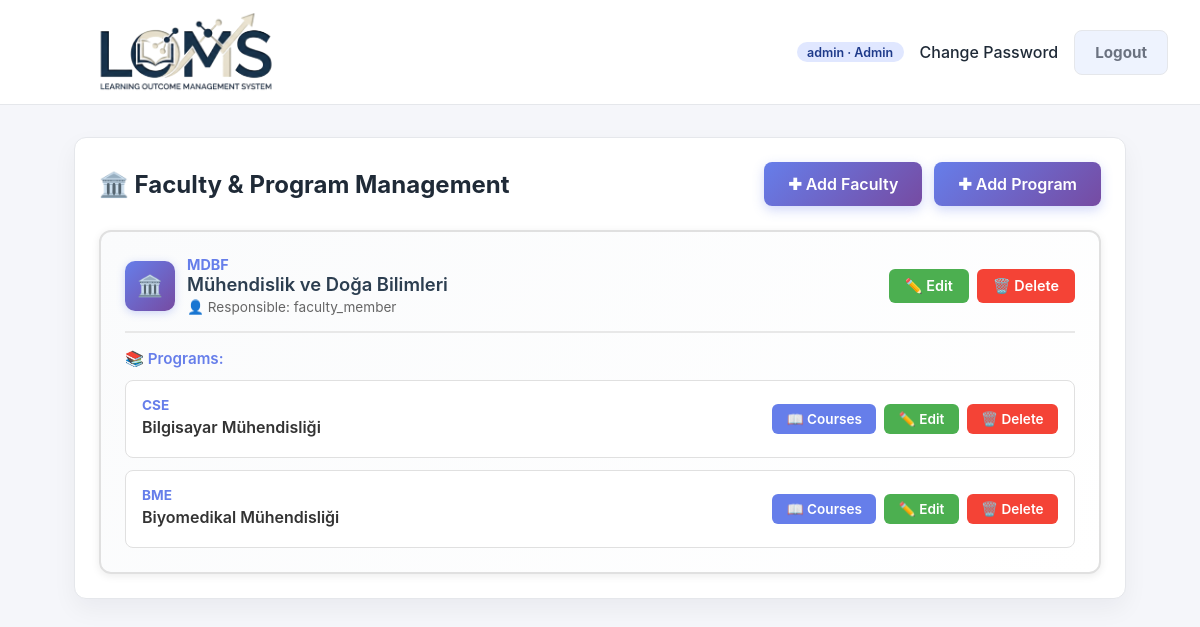
Page /org/ (signed in) on the committed database.
### accounts/models.py (models this page shows, shortened)
class CustomUser(AbstractUser):
    class Role(models.TextChoices):
        ADMIN = "ADMIN", "Admin"
        STUDENT_AFFAIRS = "STUDENT_AFFAIRS", "Student Affairs"
        FACULTY_MEMBER = "FACULTY_MEMBER", "Faculty Member"
        LECTURER = "LECTURER", "Lecturer"
        STUDENT = "STUDENT", "Student"
    role = models.CharField(
        max_length=32,
        choices=Role.choices,
        default=Role.STUDENT,
    )
    student_grade = models.PositiveSmallIntegerField(
        null=True,
        blank=True,
        help_text="Student grade / academic year (1-4).",
    )
    student_faculty = models.ForeignKey(
        "organizations.Faculty",
        null=True,
        blank=True,
        on_delete=models.SET_NULL,
        related_name="students",
        help_text="Faculty the student is enrolled in.",
    )
    student_program = models.ForeignKey(
        "organizations.Program",
        null=True,
        blank=True,
        on_delete=models.SET_NULL,
        related_name="students",
        help_text="Program the student belongs to.",
    )
    faculty_member_faculty = models.ForeignKey(
        "organizations.Faculty",
        null=True,
        blank=True,
        on_delete=models.SET_NULL,
        related_name="faculty_members",
        help_text="Faculty this faculty member is responsible for.",
    )
    lecturer_programs = models.ManyToManyField(
        "organizations.Program",
        blank=True,
        related_name="lecturers",
        help_text="Programs assigned to this lecturer.",
    )
    lecturer_courses = models.ManyToManyField(
        "courses.Course",
        blank=True,
        related_name="lecturers",
        help_text="Courses assigned to this lecturer.",
    )
    phone = models.CharField(
        max_length=20,
        blank=True,
        null=True,
    )
    student_number = models.CharField(
        max_length=32,
        null=True,
        blank=True,
        help_text="Official student identification number.",
    )
    must_change_password = models.BooleanField(
        default=False,
        help_text="User must update password after logging in with the initial credentials.",
    )
    objects = CustomUserManager()
    @property
    def is_admin(self):
        return self.role == self.Role.ADMIN and self.is_superuser
    @property
    def is_student_affairs(self):
        return self.role == self.Role.STUDENT_AFFAIRS
    @property
    def is_faculty_member(self):
        return self.role == self.Role.FACULTY_MEMBER
    @property
    def is_lecturer(self):
        return self.role == self.Role.LECTURER
    @property
    def is_student(self):
        return self.role == self.Role.STUDENT

### organizations/models.py (models this page shows, shortened)
class Faculty(models.Model):
    name = models.CharField(max_length=255)
    code = models.CharField(max_length=50, unique=True)
    description = models.TextField(
        blank=True,
        help_text="Optional faculty description.",
    )
    responsible = models.ForeignKey(
        settings.AUTH_USER_MODEL,
        null=True,
        blank=True,
        on_delete=models.SET_NULL,
        related_name="responsible_faculties",
        help_text="Responsible faculty member for this faculty.",
    )

class Program(models.Model):
    name = models.CharField(max_length=255)
    code = models.CharField(max_length=50, unique=True)
    faculty = models.ForeignKey(
        Faculty,
        on_delete=models.CASCADE,
        related_name="programs",
    )
    description = models.TextField(
        blank=True,
        help_text="Optional program description.",
    )
    coordinator = models.ForeignKey(
        settings.AUTH_USER_MODEL,
        null=True,
        blank=True,
        on_delete=models.SET_NULL,
        related_name="coordinated_programs",
        help_text="Program coordinator (optional).",
    )

### organizations/views.py (the view)
# urls.py: path("", faculty_program_list, name="faculty_program_list"),  # Student Affairs paneli
@role_required(CustomUser.Role.STUDENT_AFFAIRS)
def faculty_program_list(request):
    faculties = Faculty.objects.prefetch_related("programs").all()
    faculty_form = FacultyForm()
    if request.method == "POST":
        faculty_form = FacultyForm(request.POST)
        if faculty_form.is_valid():
            faculty_form.save()
            return redirect("organizations:faculty_program_list")
    context = {
        "faculties": faculties,
        "faculty_form": faculty_form,
    }
    return render(request, "organizations/faculty_program_list.html", context)

### templates/organizations/faculty_program_list.html (shortened to what this page needs)
{% extends "base.html" %}
{% block content %}
<section class="card">
    <div style="display: flex; justify-content: space-between; align-items: center; flex-wrap: wrap; gap: 1rem; margin-bottom: 1.5rem;">
        <h2 class="page-title" style="margin: 0;">🏛️ Faculty & Program Management</h2>
        <div style="display: flex; gap: 0.75rem;">
            <a href="{% url 'organizations:faculty_create' %}"
               style="background: linear-gradient(135deg, #667eea 0%, #764ba2 100%); color: white; padding: 0.75rem 1.5rem; border-radius: 8px; text-decoration: none; font-weight: 600; box-shadow: 0 4px 12px rgba(102, 126, 234, 0.3); transition: all 0.3s ease; display: inline-block;"
               onmouseover="this.style.transform='translateY(-2px)'; this.style.boxShadow='0 6px 16px rgba(102, 126, 234, 0.4)';"
               onmouseout="this.style.transform='translateY(0)'; this.style.boxShadow='0 4px 12px rgba(102, 126, 234, 0.3)';">
                ✚ Add Faculty
            </a>
            <a href="{% url 'organizations:program_create' %}"
               style="background: linear-gradient(135deg, #667eea 0%, #764ba2 100%); color: white; padding: 0.75rem 1.5rem; border-radius: 8px; text-decoration: none; font-weight: 600; box-shadow: 0 4px 12px rgba(102, 126, 234, 0.3); transition: all 0.3s ease; display: inline-block;"
               onmouseover="this.style.transform='translateY(-2px)'; this.style.boxShadow='0 6px 16px rgba(102, 126, 234, 0.4)';"
               onmouseout="this.style.transform='translateY(0)'; this.style.boxShadow='0 4px 12px rgba(102, 126, 234, 0.3)';">
                ✚ Add Program
            </a>
        </div>
    </div>
    {% if faculties %}
        <div style="display: grid; gap: 1.5rem;">
            {% for faculty in faculties %}
                <div style="border: 2px solid #e0e0e0; border-radius: 12px; padding: 1.5rem; background: linear-gradient(135deg, #fafbfc 0%, #ffffff 100%); box-shadow: 0 2px 8px rgba(0,0,0,0.08); transition: all 0.3s ease;"
                     onmouseover="this.style.boxShadow='0 4px 12px rgba(0,0,0,0.12)'; this.style.borderColor='#667eea';"
                     onmouseout="this.style.boxShadow='0 2px 8px rgba(0,0,0,0.08)'; this.style.borderColor='#e0e0e0';">
                    <div style="display: flex; justify-content: space-between; align-items: center; flex-wrap: wrap; gap: 1rem; margin-bottom: 1rem;">
                        <div style="display: flex; align-items: center; gap: 0.75rem;">
                            <div style="width: 50px; height: 50px; background: linear-gradient(135deg, #667eea 0%, #764ba2 100%); border-radius: 10px; display: flex; align-items: center; justify-content: center; color: white; font-size: 1.3rem; box-shadow: 0 2px 8px rgba(102, 126, 234, 0.3);">
                                🏛️
                            </div>
                            <div>
                                <div style="font-weight: 700; color: #667eea; font-size: 0.9rem;">{{ faculty.code }}</div>
                                <div style="font-weight: 600; color: #2c3e50; font-size: 1.15rem;">{{ faculty.name }}</div>
                                {% if faculty.responsible %}
                                <div style="color: #666; font-size: 0.85rem; margin-top: 0.25rem;">👤 Responsible: {{ faculty.responsible.username }}</div>
                                {% endif %}
                            </div>
                        </div>
                        <div style="display: flex; gap: 0.5rem;">
                            <a href="{% url 'organizations:faculty_edit' faculty.id %}"
                               style="background: #4CAF50; color: white; padding: 0.5rem 1rem; border-radius: 6px; text-decoration: none; font-weight: 600; font-size: 0.9rem; transition: all 0.3s ease;"
                               onmouseover="this.style.background='#45a049';"
                               onmouseout="this.style.background='#4CAF50';">
                                ✏️ Edit
                            </a>
                            <a href="{% url 'organizations:faculty_delete' faculty.id %}"
                               style="background: #f44336; color: white; padding: 0.5rem 1rem; border-radius: 6px; text-decoration: none; font-weight: 600; font-size: 0.9rem; transition: all 0.3s ease;"
                               onmouseover="this.style.background='#da190b';"
                               onmouseout="this.style.background='#f44336';">
                                🗑️ Delete
                            </a>
                        </div>
                    </div>
                    {% if faculty.programs.all %}
                    <div style="margin-top: 1rem; padding-top: 1rem; border-top: 2px solid #e8e8e8;">
                        <div style="font-weight: 600; color: #667eea; margin-bottom: 0.75rem; font-size: 0.95rem;">📚 Programs:</div>
                        <div style="display: grid; gap: 0.75rem;">
                            {% for program in faculty.programs.all %}
                                <div style="border: 1px solid #e0e0e0; border-radius: 8px; padding: 1rem; background: #ffffff; transition: all 0.3s ease;"
                                     onmouseover="this.style.borderColor='#667eea'; this.style.background='#f8f9ff';"
                                     onmouseout="this.style.borderColor='#e0e0e0'; this.style.background='#ffffff';">
                                    <div style="display: flex; justify-content: space-between; align-items: center; flex-wrap: wrap; gap: 0.75rem;">
                                        <div style="flex: 1;">
                                            <div style="font-weight: 700; color: #667eea; font-size: 0.85rem;">{{ program.code }}</div>
                                            <div style="font-weight: 600; color: #333; font-size: 1rem; margin: 0.25rem 0;">{{ program.name }}</div>
                                        </div>
                                        <div style="display: flex; gap: 0.5rem; flex-wrap: wrap;">
                                            <a href="{% url 'courses:course_list' %}?program={{ program.id }}"
                                               style="background: #667eea; color: white; padding: 0.45rem 0.9rem; border-radius: 6px; text-decoration: none; font-weight: 600; font-size: 0.85rem; transition: all 0.3s ease;"
                                               onmouseover="this.style.background='#5568d3';"
                                               onmouseout="this.style.background='#667eea';">
                                                📖 Courses
                                            </a>
                                            <a href="{% url 'organizations:program_edit' program.id %}"
                                               style="background: #4CAF50; color: white; padding: 0.45rem 0.9rem; border-radius: 6px; text-decoration: none; font-weight: 600; font-size: 0.85rem; transition: all 0.3s ease;"
                                               onmouseover="this.style.background='#45a049';"
                                               onmouseout="this.style.background='#4CAF50';">
                                                ✏️ Edit
                                            </a>
                                            <a href="{% url 'organizations:program_delete' program.id %}"
                                               style="background: #f44336; color: white; padding: 0.45rem 0.9rem; border-radius: 6px; text-decoration: none; font-weight: 600; font-size: 0.85rem; transition: all 0.3s ease;"
                                               onmouseover="this.style.background='#da190b';"
                                               onmouseout="this.style.background='#f44336';">
                                                🗑️ Delete
                                            </a>
                                        </div>
                                    </div>
                                </div>
                            {% endfor %}
                        </div>
                    </div>
                    {% endif %}
                </div>
            {% endfor %}
        </div>
    {% else %}
        <div style="text-align: center; padding: 3rem 1rem; background: #f9f9f9; border-radius: 12px; border: 2px dashed #ddd;">
            <div style="font-size: 3rem; margin-bottom: 1rem;">🏛️</div>
            <p style="color: #999; font-size: 1.1rem; margin: 0;">No faculties yet.</p>
        </div>
    {% endif %}
</section>
{% endblock %}

### templates/base.html (shortened to what this page needs)
<!DOCTYPE html>
{% load static %}
<html lang="en">
<head>
</head>
<body>
<header>
    <img src="{% static 'images/LOMS-Photoroom.png' %}" alt="LOMS" style="height: 5rem; margin: 0;">
    <nav>
        {% if user.is_authenticated %}
            <span class="pill">{{ user.username }} · {{ user.get_role_display }}</span>
            <a href="{% url 'accounts:password_change' %}">Change Password</a>
            <form method="post" action="{% url 'accounts:logout' %}" class="logout-form">
                <button type="submit" class="btn outline">Logout</button>
            </form>
        {% endif %}
    </nav>
</header>
<main>
    {% block content %}{% endblock %}
</main>
</body>
</html>

### templates/base.html (style rules this page uses)
:root { --bg: #f5f6fa; --card-bg: #ffffff; --text: #1f2a37; --muted: #6b7280; --primary: #2563eb; --primary-dark: #1e3a8a; --border: #e5e7eb; --success: #059669; }
* { box-sizing: border-box; font-family: "Inter", "Segoe UI", system-ui, -apple-system, BlinkMacSystemFont, sans-serif; }
body { margin: 0; background: var(--bg); color: var(--text); overflow-y: scroll; }
header { background: var(--card-bg); border-bottom: 1px solid var(--border); padding: 0.75rem 2rem; display: flex; align-items: center; justify-content: space-between; position: sticky; top: 0; z-index: 5; }
header h1, header img { margin: 0; font-size: 1.5rem; }
nav { display: flex; gap: 1rem; align-items: center; flex-wrap: wrap; }
nav a { color: var(--text); text-decoration: none; font-weight: 500; }
.logout-form { display: inline-flex; margin: 0; }
.btn, button { border: none; border-radius: 8px; padding: 0.75rem 1.25rem; background: var(--primary); color: #fff; font-weight: 700; font-size: 0.95rem; cursor: pointer; transition: background 0.2s ease; text-decoration: none; display: inline-block; }
.btn.outline { background: rgba(37, 99, 235, 0.08); border: 1px solid var(--border); color: var(--muted); transition: all 0.2s ease; }
main { max-width: 1100px; margin: 2rem auto; padding: 0 1.5rem 2.5rem; }
.page-title { margin-bottom: 1rem; }
.card { background: var(--card-bg); border: 1px solid var(--border); border-radius: 12px; padding: 1.5rem; box-shadow: 0 10px 25px rgba(15, 23, 42, 0.05); max-width: 1200px; margin: 0 auto; }
form { display: flex; flex-direction: column; gap: 0.85rem; }
.pill { display: inline-block; padding: 0.15rem 0.65rem; border-radius: 999px; background: #e0e7ff; color: var(--primary-dark); font-size: 0.78rem; font-weight: 600; }

### rows in the picture
CustomUser: username "admin", role "Admin"
Faculty: code "MDBF", name "Mühendislik ve Doğa Bilimleri", responsible.username "faculty_member"
Program: code "CSE", name "Bilgisayar Mühendisliği"
Program: code "BME", name "Biyomedikal Mühendisliği"
